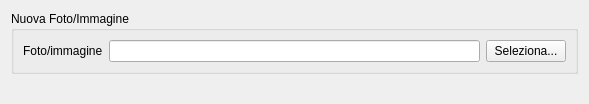
<?xml version="1.0" encoding="UTF-8"?>
<ui version="4.0">
 <class>Form</class>
 <widget class="QWidget" name="Form">
  <property name="geometry">
   <rect>
    <x>0</x>
    <y>0</y>
    <width>589</width>
    <height>104</height>
   </rect>
  </property>
  <property name="windowTitle">
   <string>Form</string>
  </property>
  <layout class="QGridLayout" name="gridLayout_2">
   <item row="0" column="0">
    <widget class="QGroupBox" name="groupBox">
     <property name="title">
      <string>Nuova Foto/Immagine</string>
     </property>
     <layout class="QGridLayout" name="gridLayout">
      <item row="0" column="0">
       <widget class="QLabel" name="label_3">
        <property name="sizePolicy">
         <sizepolicy hsizetype="Fixed" vsizetype="Preferred">
          <horstretch>0</horstretch>
          <verstretch>0</verstretch>
         </sizepolicy>
        </property>
        <property name="text">
         <string>Foto/immagine</string>
        </property>
       </widget>
      </item>
      <item row="0" column="1">
       <widget class="QLineEdit" name="fileEdit">
        <property name="readOnly">
         <bool>true</bool>
        </property>
       </widget>
      </item>
      <item row="0" column="2">
       <widget class="QPushButton" name="selectFileBtn">
        <property name="sizePolicy">
         <sizepolicy hsizetype="Fixed" vsizetype="Fixed">
          <horstretch>0</horstretch>
          <verstretch>0</verstretch>
         </sizepolicy>
        </property>
        <property name="text">
         <string>Seleziona...</string>
        </property>
       </widget>
      </item>
     </layout>
    </widget>
   </item>
   <item row="1" column="0">
    <widget class="WdgElencoFoto" name="listaFoto" native="true"/>
   </item>
   <item row="2" column="0">
    <spacer name="verticalSpacer">
     <property name="orientation">
      <enum>Qt::Vertical</enum>
     </property>
     <property name="sizeHint" stdset="0">
      <size>
       <width>20</width>
       <height>40</height>
      </size>
     </property>
    </spacer>
   </item>
  </layout>
 </widget>
 <customwidgets>
  <customwidget>
   <class>WdgElencoFoto</class>
   <extends>QWidget</extends>
   <header>..WdgElencoFoto</header>
   <container>1</container>
  </customwidget>
 </customwidgets>
 <resources/>
 <connections/>
</ui>
